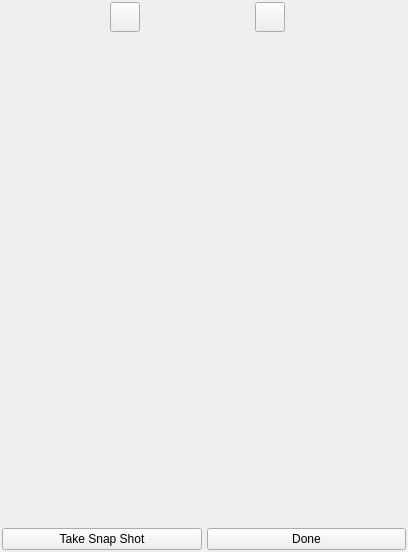
<?xml version="1.0" encoding="UTF-8"?>
<ui version="4.0">
 <class>AppletSnapshotUi</class>
 <widget class="QWidget" name="AppletSnapshotUi">
  <property name="geometry">
   <rect>
    <x>0</x>
    <y>0</y>
    <width>408</width>
    <height>552</height>
   </rect>
  </property>
  <property name="sizePolicy">
   <sizepolicy hsizetype="Expanding" vsizetype="Preferred">
    <horstretch>0</horstretch>
    <verstretch>0</verstretch>
   </sizepolicy>
  </property>
  <property name="windowTitle">
   <string>Take Snapshot</string>
  </property>
  <layout class="QVBoxLayout" name="verticalLayout">
   <property name="spacing">
    <number>1</number>
   </property>
   <property name="leftMargin">
    <number>2</number>
   </property>
   <property name="topMargin">
    <number>2</number>
   </property>
   <property name="rightMargin">
    <number>2</number>
   </property>
   <property name="bottomMargin">
    <number>2</number>
   </property>
   <item>
    <widget class="QFrame" name="frame">
     <property name="sizePolicy">
      <sizepolicy hsizetype="Expanding" vsizetype="Preferred">
       <horstretch>0</horstretch>
       <verstretch>0</verstretch>
      </sizepolicy>
     </property>
     <property name="frameShape">
      <enum>QFrame::NoFrame</enum>
     </property>
     <property name="frameShadow">
      <enum>QFrame::Raised</enum>
     </property>
     <layout class="QHBoxLayout" name="horizontalLayout_4">
      <property name="leftMargin">
       <number>0</number>
      </property>
      <property name="topMargin">
       <number>0</number>
      </property>
      <property name="rightMargin">
       <number>0</number>
      </property>
      <property name="bottomMargin">
       <number>0</number>
      </property>
      <item>
       <spacer name="horizontalSpacer_5">
        <property name="orientation">
         <enum>Qt::Horizontal</enum>
        </property>
        <property name="sizeHint" stdset="0">
         <size>
          <width>69</width>
          <height>20</height>
         </size>
        </property>
       </spacer>
      </item>
      <item>
       <widget class="VxPushButton" name="m_CamStopStartButton">
        <property name="sizePolicy">
         <sizepolicy hsizetype="Fixed" vsizetype="Fixed">
          <horstretch>0</horstretch>
          <verstretch>0</verstretch>
         </sizepolicy>
        </property>
        <property name="minimumSize">
         <size>
          <width>30</width>
          <height>30</height>
         </size>
        </property>
        <property name="maximumSize">
         <size>
          <width>30</width>
          <height>30</height>
         </size>
        </property>
        <property name="text">
         <string notr="true"/>
        </property>
       </widget>
      </item>
      <item>
       <spacer name="horizontalSpacer_6">
        <property name="orientation">
         <enum>Qt::Horizontal</enum>
        </property>
        <property name="sizeHint" stdset="0">
         <size>
          <width>69</width>
          <height>20</height>
         </size>
        </property>
       </spacer>
      </item>
      <item>
       <widget class="VxPushButton" name="m_CamFrontBackButton">
        <property name="sizePolicy">
         <sizepolicy hsizetype="Fixed" vsizetype="Fixed">
          <horstretch>0</horstretch>
          <verstretch>0</verstretch>
         </sizepolicy>
        </property>
        <property name="minimumSize">
         <size>
          <width>30</width>
          <height>30</height>
         </size>
        </property>
        <property name="maximumSize">
         <size>
          <width>30</width>
          <height>30</height>
         </size>
        </property>
        <property name="text">
         <string notr="true"/>
        </property>
       </widget>
      </item>
      <item>
       <widget class="QLabel" name="m_CamNameLabel">
        <property name="text">
         <string notr="true"/>
        </property>
       </widget>
      </item>
      <item>
       <spacer name="horizontalSpacer_7">
        <property name="orientation">
         <enum>Qt::Horizontal</enum>
        </property>
        <property name="sizeHint" stdset="0">
         <size>
          <width>69</width>
          <height>20</height>
         </size>
        </property>
       </spacer>
      </item>
     </layout>
    </widget>
   </item>
   <item>
    <spacer name="verticalSpacer">
     <property name="orientation">
      <enum>Qt::Vertical</enum>
     </property>
     <property name="sizeHint" stdset="0">
      <size>
       <width>20</width>
       <height>161</height>
      </size>
     </property>
    </spacer>
   </item>
   <item>
    <layout class="QHBoxLayout" name="horizontalLayout_2">
     <item>
      <spacer name="horizontalSpacer">
       <property name="orientation">
        <enum>Qt::Horizontal</enum>
       </property>
       <property name="sizeHint" stdset="0">
        <size>
         <width>40</width>
         <height>20</height>
        </size>
       </property>
      </spacer>
     </item>
     <item>
      <widget class="VxLabel" name="m_ImageScreen">
       <property name="sizePolicy">
        <sizepolicy hsizetype="Expanding" vsizetype="Expanding">
         <horstretch>0</horstretch>
         <verstretch>0</verstretch>
        </sizepolicy>
       </property>
       <property name="text">
        <string/>
       </property>
      </widget>
     </item>
     <item>
      <spacer name="horizontalSpacer_2">
       <property name="orientation">
        <enum>Qt::Horizontal</enum>
       </property>
       <property name="sizeHint" stdset="0">
        <size>
         <width>40</width>
         <height>20</height>
        </size>
       </property>
      </spacer>
     </item>
    </layout>
   </item>
   <item>
    <spacer name="verticalSpacer_3">
     <property name="orientation">
      <enum>Qt::Vertical</enum>
     </property>
     <property name="sizeType">
      <enum>QSizePolicy::Fixed</enum>
     </property>
     <property name="sizeHint" stdset="0">
      <size>
       <width>20</width>
       <height>2</height>
      </size>
     </property>
    </spacer>
   </item>
   <item>
    <layout class="QHBoxLayout" name="horizontalLayout_3">
     <item>
      <spacer name="horizontalSpacer_3">
       <property name="orientation">
        <enum>Qt::Horizontal</enum>
       </property>
       <property name="sizeHint" stdset="0">
        <size>
         <width>40</width>
         <height>20</height>
        </size>
       </property>
      </spacer>
     </item>
     <item>
      <widget class="VxLabel" name="m_SnapshotScreen">
       <property name="sizePolicy">
        <sizepolicy hsizetype="Expanding" vsizetype="Expanding">
         <horstretch>0</horstretch>
         <verstretch>0</verstretch>
        </sizepolicy>
       </property>
       <property name="text">
        <string/>
       </property>
      </widget>
     </item>
     <item>
      <spacer name="horizontalSpacer_4">
       <property name="orientation">
        <enum>Qt::Horizontal</enum>
       </property>
       <property name="sizeHint" stdset="0">
        <size>
         <width>40</width>
         <height>20</height>
        </size>
       </property>
      </spacer>
     </item>
    </layout>
   </item>
   <item>
    <spacer name="verticalSpacer_2">
     <property name="orientation">
      <enum>Qt::Vertical</enum>
     </property>
     <property name="sizeHint" stdset="0">
      <size>
       <width>20</width>
       <height>161</height>
      </size>
     </property>
    </spacer>
   </item>
   <item>
    <layout class="QHBoxLayout" name="horizontalLayout">
     <property name="spacing">
      <number>5</number>
     </property>
     <property name="leftMargin">
      <number>0</number>
     </property>
     <property name="topMargin">
      <number>0</number>
     </property>
     <property name="rightMargin">
      <number>0</number>
     </property>
     <property name="bottomMargin">
      <number>0</number>
     </property>
     <item>
      <widget class="QPushButton" name="snapshotButton">
       <property name="text">
        <string>Take Snap Shot</string>
       </property>
      </widget>
     </item>
     <item>
      <widget class="QPushButton" name="m_DoneButton">
       <property name="text">
        <string>Done</string>
       </property>
      </widget>
     </item>
    </layout>
   </item>
  </layout>
 </widget>
 <customwidgets>
  <customwidget>
   <class>VxLabel</class>
   <extends>QLabel</extends>
   <header>VxLabel.h</header>
  </customwidget>
  <customwidget>
   <class>VxPushButton</class>
   <extends>QPushButton</extends>
   <header>VxPushButton.h</header>
  </customwidget>
 </customwidgets>
 <resources/>
 <connections/>
</ui>
